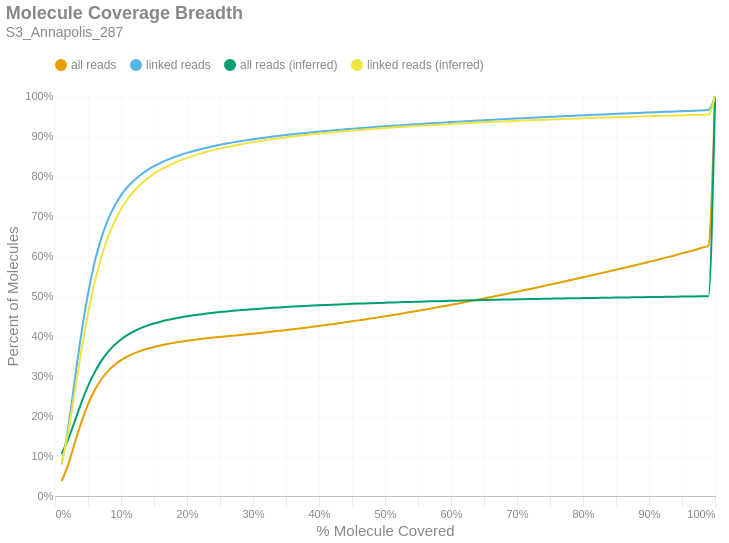

Here is the notebook cell this chart was saved with:
### Markdown cell above
### Molecule Read Coverage
This chart shows molecule coverage breadth as computed by the number of bases aligned to that molecule. In other words, "*how much of each unique long molecule is actually sequenced/aligned?*" Keep in mind there is a distinction between sequences and alignments, since some sequences belonging to a particular molecule may not align well and wouldn't appear in the alignment data. This chart also shows molecule coverage breadth as computed by the *inferred fragment* from which the aligned sequences originate. Unlike read coverage, this calculation takes into account the total insert size, including unsequenced gaps between the forward and reverse reads. Like the previous figures, these are cumulative percents.

### Code cell
if SKIPLR:
    print_html(f"Skipped")
else:
    binned_df = consolidated_hist(valids['coverage_bp'], mask, 0.01, True)
    binned_df_inf = consolidated_hist(valids['coverage_inserts'], mask, 0.01, True)
    binned_df = binned_df.with_columns(pl.lit(binned_df_inf['all reads (cumsum)']).alias('all reads (inferred)'))
    binned_df = binned_df.with_columns(pl.lit(binned_df_inf['linked reads (cumsum)']).alias('linked reads (inferred)'))
    binned_df = binned_df.with_columns(
        (pl.col('bin').cast(pl.Float64) + 0.01).alias('right_edge')
    )

    with SafeRender(binned_df):
        (
            density_plot(binned_df, 'Molecule Coverage Breadth', samplename, 'molcov', ['all reads (inferred)','linked reads (inferred)'])
            .encode(
                #x=alt.X('bin:Q', title="% Molecule Covered").axis(format = '%').scale(padding=0),
                x=alt.X('right_edge:Q', title="% Molecule Covered").axis(format='%').scale(padding=0),
                y=alt.Y('value:Q', title='Percent of Molecules')
                    .axis(format='%')
                    .stack(False)
                    .scale(domainMin=0, padding=0),
                color=alt.Color("key:N").scale(domain = ["all reads", "linked reads", "all reads (inferred)", "linked reads (inferred)"]),
                tooltip = [
                    alt.Tooltip("key:N", title = "Data Type"),
                    alt.Tooltip("range_label:N", title="% Molecule Covered"),
                    alt.Tooltip("value:Q", format = ".2%", title="% Molecules")
                ]
            )
        ).display()

### Figure 1 — Vega-Lite specification as saved in the notebook (floating-point values rounded to 4 significant figures)
{"width": "container", "height": 400, "config": {"title": {"anchor": "start", "dy": -15, "fontSize": 18, "color": "#888888", "subtitleColor": "#888888", "subtitleFontSize": 14}, "arc": {"fill": "#0072B2"}, "axis": {"domainColor": "#888888", "domainWidth": 0.5, "gridWidth": 0.2, "grid": false, "titleFontWeight": 400, "titleFontSize": 15, "labelFontSize": 11, "labelColor": "#888888", "tickColor": "#888888", "tickWidth": 0.2, "titleColor": "#888888"}, "axisBand": {"grid": false}, "axisX": {"grid": true, "tickSize": 10, "domainCap": "round"}, "axisY": {"domain": false, "grid": true, "tickSize": 0, "domainCap": "round"}, "background": "transparent", "header": {"labelFontSize": 15, "labelColor": "#888888", "titleFontSize": 15, "titleFontWeight": 600, "titleColor": "#888888"}, "legend": {"labelFont": "sans-serif", "labelFontSize": 12, "labelColor": "#888888", "symbolSize": 100, "symbolType": "circle", "titleFontSize": 12, "titlePadding": 10, "titleColor": "#888888", "title": null, "orient": "top"}, "range": {"category": ["#E69F00", "#56B4E9", "#009E73", "#F0E442", "#0072B2", "#D55E00", "#CC79A7", "#000000"], "diverging": ["#cfe8f3", "#a2d4ec", "#73bfe2", "#46abdb", "#1696d2", "#12719e"]}, "area": {"fill": "#0072B2", "fillOpacity": 0.7, "line": true, "strokeOpacity": 0.7}, "line": {"color": "#0072B2", "stroke": "#0072B2", "strokeWidth": 2}, "trail": {"color": "#0072B2", "stroke": "#0072B2", "strokeWidth": 0, "size": 1}, "point": {"filled": true, "fillOpacity": 1.0, "size": 95}, "text": {"color": "#888888", "fontSize": 11, "align": "right", "fontWeight": 400, "size": 11}, "bar": {"fill": "#0072B2", "stroke": null}, "view": {"stroke": null, "continuousWidth": 660, "continuousHeight": 400}}, "data": {"name": "data-1207d8d52e1deac92a43ec66d7a0d56f"}, "mark": {"type": "line", "interpolate": "monotone", "point": {"opacity": 0, "size": 275}}, "encoding": {"color": {"field": "key", "scale": {"domain": ["all reads", "linked reads", "all reads (inferred)", "linked reads (inferred)"]}, "type": "nominal"}, "tooltip": [{"field": "key", "title": "Data Type", "type": "nominal"}, {"field": "range_label", "title": "% Molecule Covered", "type": "nominal"}, {"field": "value", "format": ".2%", "title": "% Molecules", "type": "quantitative"}], "x": {"axis": {"format": "%"}, "field": "right_edge", "scale": {"padding": 0}, "title": "% Molecule Covered", "type": "quantitative"}, "y": {"axis": {"format": "%"}, "field": "value", "scale": {"domainMin": 0, "padding": 0}, "stack": false, "title": "Percent of Molecules", "type": "quantitative"}}, "params": [{"name": "param_c36ac31b6afebe62", "select": {"type": "point", "fields": ["key"]}, "bind": "legend"}], "title": {"text": "Molecule Coverage Breadth", "subtitle": "S3_Annapolis_287"}, "transform": [{"fold": ["all reads (cumsum)", "linked reads (cumsum)", "all reads (inferred)", "linked reads (inferred)"]}, {"calculate": "replace(datum.key, ' (cumsum)', '')", "as": "key"}, {"filter": {"param": "param_c36ac31b6afebe62"}}], "usermeta": {"embedOptions": {"downloadFileName": "S3_Annapolis_287.molcov"}}, "$schema": "https://vega.github.io/schema/vega-lite/v6.1.0.json", "datasets": {"data-1207d8d52e1deac92a43ec66d7a0d56f": [{"bin": "0.0", "interval": "0.0-0.01", "all reads": 0.037, "linked reads": 0.07904, "all reads (cumsum)": 0.037, "linked reads (cumsum)": 0.07904, "range_label": "0.0-0.01", "all reads (inferred)": 0.1057, "linked reads (inferred)": 0.08089, "right_edge": 0.01}, {"bin": "0.01", "interval": "0.01-0.02", "all reads": 0.04162, "linked reads": 0.0918, "all reads (cumsum)": 0.07862, "linked reads (cumsum)": 0.1708, "range_label": "0.01-0.02", "all reads (inferred)": 0.1416, "linked reads (inferred)": 0.1599, "right_edge": 0.02}, {"bin": "0.02", "interval": "0.02-0.03", "all reads": 0.05381, "linked reads": 0.1196, "all reads (cumsum)": 0.1324, "linked reads (cumsum)": 0.2904, "range_label": "0.02-0.03", "all reads (inferred)": 0.1874, "linked reads (inferred)": 0.2617, "right_edge": 0.03}, {"bin": "0.03", "interval": "0.03-0.04", "all reads": 0.05216, "linked reads": 0.1161, "all reads (cumsum)": 0.1846, "linked reads (cumsum)": 0.4066, "range_label": "0.03-0.04", "all reads (inferred)": 0.2334, "linked reads (inferred)": 0.3642, "right_edge": 0.04}, {"bin": "0.04", "interval": "0.04-0.05", "all reads": 0.04436, "linked reads": 0.09889, "all reads (cumsum)": 0.229, "linked reads (cumsum)": 0.5055, "range_label": "0.04-0.05", "all reads (inferred)": 0.2745, "linked reads (inferred)": 0.4559, "right_edge": 0.05}, {"bin": "0.05", "interval": "0.05-0.06", "all reads": 0.03525, "linked reads": 0.07856, "all reads (cumsum)": 0.2642, "linked reads (cumsum)": 0.584, "range_label": "0.05-0.06", "all reads (inferred)": 0.3091, "linked reads (inferred)": 0.5332, "right_edge": 0.06}, {"bin": "0.06", "interval": "0.06-0.07", "all reads": 0.02694, "linked reads": 0.06001, "all reads (cumsum)": 0.2911, "linked reads (cumsum)": 0.6441, "range_label": "0.06-0.07", "all reads (inferred)": 0.3371, "linked reads (inferred)": 0.5958, "right_edge": 0.07}, {"bin": "0.07", "interval": "0.07-0.08", "all reads": 0.02054, "linked reads": 0.04573, "all reads (cumsum)": 0.3117, "linked reads (cumsum)": 0.6898, "range_label": "0.07-0.08", "all reads (inferred)": 0.3595, "linked reads (inferred)": 0.6457, "right_edge": 0.08}, {"bin": "0.08", "interval": "0.08-0.09", "all reads": 0.01565, "linked reads": 0.0348, "all reads (cumsum)": 0.3273, "linked reads (cumsum)": 0.7246, "range_label": "0.08-0.09", "all reads (inferred)": 0.3772, "linked reads (inferred)": 0.6853, "right_edge": 0.09}, {"bin": "0.09", "interval": "0.09-0.1", "all reads": 0.01216, "linked reads": 0.02697, "all reads (cumsum)": 0.3395, "linked reads (cumsum)": 0.7516, "range_label": "0.09-0.1", "all reads (inferred)": 0.3914, "linked reads (inferred)": 0.7168, "right_edge": 0.1}, {"bin": "0.1", "interval": "0.1-0.11", "all reads": 0.009537, "linked reads": 0.02112, "all reads (cumsum)": 0.349, "linked reads (cumsum)": 0.7727, "range_label": "0.1-0.11", "all reads (inferred)": 0.4027, "linked reads (inferred)": 0.742, "right_edge": 0.11}, {"bin": "0.11", "interval": "0.11-0.12", "all reads": 0.007618, "linked reads": 0.01683, "all reads (cumsum)": 0.3566, "linked reads (cumsum)": 0.7895, "range_label": "0.11-0.12", "all reads (inferred)": 0.4119, "linked reads (inferred)": 0.7625, "right_edge": 0.12}, {"bin": "0.12", "interval": "0.12-0.13", "all reads": 0.006247, "linked reads": 0.01377, "all reads (cumsum)": 0.3629, "linked reads (cumsum)": 0.8033, "range_label": "0.12-0.13", "all reads (inferred)": 0.4195, "linked reads (inferred)": 0.7794, "right_edge": 0.13}, {"bin": "0.13", "interval": "0.13-0.14", "all reads": 0.005186, "linked reads": 0.01142, "all reads (cumsum)": 0.3681, "linked reads (cumsum)": 0.8147, "range_label": "0.13-0.14", "all reads (inferred)": 0.4259, "linked reads (inferred)": 0.7935, "right_edge": 0.14}, {"bin": "0.14", "interval": "0.14-0.15", "all reads": 0.004443, "linked reads": 0.009753, "all reads (cumsum)": 0.3725, "linked reads (cumsum)": 0.8245, "range_label": "0.14-0.15", "all reads (inferred)": 0.4312, "linked reads (inferred)": 0.8054, "right_edge": 0.15}, {"bin": "0.15", "interval": "0.15-0.16", "all reads": 0.003853, "linked reads": 0.008418, "all reads (cumsum)": 0.3764, "linked reads (cumsum)": 0.8329, "range_label": "0.15-0.16", "all reads (inferred)": 0.4358, "linked reads (inferred)": 0.8157, "right_edge": 0.16}, {"bin": "0.16", "interval": "0.16-0.17", "all reads": 0.003391, "linked reads": 0.007367, "all reads (cumsum)": 0.3798, "linked reads (cumsum)": 0.8402, "range_label": "0.16-0.17", "all reads (inferred)": 0.4398, "linked reads (inferred)": 0.8245, "right_edge": 0.17}, {"bin": "0.17", "interval": "0.17-0.18", "all reads": 0.003073, "linked reads": 0.006618, "all reads (cumsum)": 0.3828, "linked reads (cumsum)": 0.8469, "range_label": "0.17-0.18", "all reads (inferred)": 0.4433, "linked reads (inferred)": 0.8322, "right_edge": 0.18}, {"bin": "0.18", "interval": "0.18-0.19", "all reads": 0.002683, "linked reads": 0.005753, "all reads (cumsum)": 0.3855, "linked reads (cumsum)": 0.8526, "range_label": "0.18-0.19", "all reads (inferred)": 0.4464, "linked reads (inferred)": 0.8392, "right_edge": 0.19}, {"bin": "0.19", "interval": "0.19-0.2", "all reads": 0.00246, "linked reads": 0.005231, "all reads (cumsum)": 0.388, "linked reads (cumsum)": 0.8578, "range_label": "0.19-0.2", "all reads (inferred)": 0.4492, "linked reads (inferred)": 0.8453, "right_edge": 0.2}, {"bin": "0.2", "interval": "0.2-0.21", "all reads": 0.002218, "linked reads": 0.004683, "all reads (cumsum)": 0.3902, "linked reads (cumsum)": 0.8625, "range_label": "0.2-0.21", "all reads (inferred)": 0.4517, "linked reads (inferred)": 0.8509, "right_edge": 0.21}, {"bin": "0.21", "interval": "0.21-0.22", "all reads": 0.002072, "linked reads": 0.004318, "all reads (cumsum)": 0.3923, "linked reads (cumsum)": 0.8668, "range_label": "0.21-0.22", "all reads (inferred)": 0.454, "linked reads (inferred)": 0.8559, "right_edge": 0.22}, {"bin": "0.22", "interval": "0.22-0.23", "all reads": 0.00195, "linked reads": 0.004003, "all reads (cumsum)": 0.3942, "linked reads (cumsum)": 0.8709, "range_label": "0.22-0.23", "all reads (inferred)": 0.4561, "linked reads (inferred)": 0.8605, "right_edge": 0.23}, {"bin": "0.23", "interval": "0.23-0.24", "all reads": 0.001804, "linked reads": 0.003657, "all reads (cumsum)": 0.396, "linked reads (cumsum)": 0.8745, "range_label": "0.23-0.24", "all reads (inferred)": 0.458, "linked reads (inferred)": 0.8647, "right_edge": 0.24}, {"bin": "0.24", "interval": "0.24-0.25", "all reads": 0.001726, "linked reads": 0.00342, "all reads (cumsum)": 0.3978, "linked reads (cumsum)": 0.8779, "range_label": "0.24-0.25", "all reads (inferred)": 0.4598, "linked reads (inferred)": 0.8687, "right_edge": 0.25}, {"bin": "0.25", "interval": "0.25-0.26", "all reads": 0.001608, "linked reads": 0.003138, "all reads (cumsum)": 0.3994, "linked reads (cumsum)": 0.8811, "range_label": "0.25-0.26", "all reads (inferred)": 0.4614, "linked reads (inferred)": 0.8723, "right_edge": 0.26}, {"bin": "0.26", "interval": "0.26-0.27", "all reads": 0.001585, "linked reads": 0.002961, "all reads (cumsum)": 0.4009, "linked reads (cumsum)": 0.884, "range_label": "0.26-0.27", "all reads (inferred)": 0.463, "linked reads (inferred)": 0.8756, "right_edge": 0.27}, {"bin": "0.27", "interval": "0.27-0.28", "all reads": 0.001581, "linked reads": 0.002768, "all reads (cumsum)": 0.4025, "linked reads (cumsum)": 0.8868, "range_label": "0.27-0.28", "all reads (inferred)": 0.4644, "linked reads (inferred)": 0.8788, "right_edge": 0.28}, {"bin": "0.28", "interval": "0.28-0.29", "all reads": 0.001606, "linked reads": 0.002583, "all reads (cumsum)": 0.4041, "linked reads (cumsum)": 0.8894, "range_label": "0.28-0.29", "all reads (inferred)": 0.4658, "linked reads (inferred)": 0.8819, "right_edge": 0.29}, {"bin": "0.29", "interval": "0.29-0.3", "all reads": 0.00167, "linked reads": 0.002512, "all reads (cumsum)": 0.4058, "linked reads (cumsum)": 0.8919, "range_label": "0.29-0.3", "all reads (inferred)": 0.4671, "linked reads (inferred)": 0.8847, "right_edge": 0.3}, {"bin": "0.3", "interval": "0.3-0.31", "all reads": 0.001732, "linked reads": 0.002362, "all reads (cumsum)": 0.4075, "linked reads (cumsum)": 0.8943, "range_label": "0.3-0.31", "all reads (inferred)": 0.4683, "linked reads (inferred)": 0.8873, "right_edge": 0.31}, {"bin": "0.31", "interval": "0.31-0.32", "all reads": 0.001784, "linked reads": 0.002255, "all reads (cumsum)": 0.4093, "linked reads (cumsum)": 0.8965, "range_label": "0.31-0.32", "all reads (inferred)": 0.4694, "linked reads (inferred)": 0.8899, "right_edge": 0.32}, {"bin": "0.32", "interval": "0.32-0.33", "all reads": 0.00183, "linked reads": 0.002112, "all reads (cumsum)": 0.4112, "linked reads (cumsum)": 0.8986, "range_label": "0.32-0.33", "all reads (inferred)": 0.4705, "linked reads (inferred)": 0.8922, "right_edge": 0.33}, {"bin": "0.33", "interval": "0.33-0.34", "all reads": 0.001846, "linked reads": 0.002007, "all reads (cumsum)": 0.413, "linked reads (cumsum)": 0.9006, "range_label": "0.33-0.34", "all reads (inferred)": 0.4715, "linked reads (inferred)": 0.8945, "right_edge": 0.34}, {"bin": "0.34", "interval": "0.34-0.35", "all reads": 0.00188, "linked reads": 0.001904, "all reads (cumsum)": 0.4149, "linked reads (cumsum)": 0.9025, "range_label": "0.34-0.35", "all reads (inferred)": 0.4725, "linked reads (inferred)": 0.8966, "right_edge": 0.35}, {"bin": "0.35", "interval": "0.35-0.36", "all reads": 0.001973, "linked reads": 0.001845, "all reads (cumsum)": 0.4168, "linked reads (cumsum)": 0.9044, "range_label": "0.35-0.36", "all reads (inferred)": 0.4735, "linked reads (inferred)": 0.8987, "right_edge": 0.36}, {"bin": "0.36", "interval": "0.36-0.37", "all reads": 0.001982, "linked reads": 0.001715, "all reads (cumsum)": 0.4188, "linked reads (cumsum)": 0.9061, "range_label": "0.36-0.37", "all reads (inferred)": 0.4744, "linked reads (inferred)": 0.9007, "right_edge": 0.37}, {"bin": "0.37", "interval": "0.37-0.38", "all reads": 0.002056, "linked reads": 0.001693, "all reads (cumsum)": 0.4209, "linked reads (cumsum)": 0.9078, "range_label": "0.37-0.38", "all reads (inferred)": 0.4752, "linked reads (inferred)": 0.9025, "right_edge": 0.38}, {"bin": "0.38", "interval": "0.38-0.39", "all reads": 0.002084, "linked reads": 0.001606, "all reads (cumsum)": 0.423, "linked reads (cumsum)": 0.9094, "range_label": "0.38-0.39", "all reads (inferred)": 0.476, "linked reads (inferred)": 0.9043, "right_edge": 0.39}, {"bin": "0.39", "interval": "0.39-0.4", "all reads": 0.00214, "linked reads": 0.001509, "all reads (cumsum)": 0.4251, "linked reads (cumsum)": 0.9109, "range_label": "0.39-0.4", "all reads (inferred)": 0.4768, "linked reads (inferred)": 0.906, "right_edge": 0.4}, {"bin": "0.4", "interval": "0.4-0.41", "all reads": 0.002189, "linked reads": 0.001505, "all reads (cumsum)": 0.4273, "linked reads (cumsum)": 0.9124, "range_label": "0.4-0.41", "all reads (inferred)": 0.4776, "linked reads (inferred)": 0.9077, "right_edge": 0.41}, {"bin": "0.41", "interval": "0.41-0.42", "all reads": 0.002239, "linked reads": 0.001428, "all reads (cumsum)": 0.4295, "linked reads (cumsum)": 0.9138, "range_label": "0.41-0.42", "all reads (inferred)": 0.4783, "linked reads (inferred)": 0.9093, "right_edge": 0.42}, {"bin": "0.42", "interval": "0.42-0.43", "all reads": 0.002301, "linked reads": 0.001386, "all reads (cumsum)": 0.4318, "linked reads (cumsum)": 0.9152, "range_label": "0.42-0.43", "all reads (inferred)": 0.479, "linked reads (inferred)": 0.9108, "right_edge": 0.43}, {"bin": "0.43", "interval": "0.43-0.44", "all reads": 0.002323, "linked reads": 0.001386, "all reads (cumsum)": 0.4342, "linked reads (cumsum)": 0.9166, "range_label": "0.43-0.44", "all reads (inferred)": 0.4797, "linked reads (inferred)": 0.9122, "right_edge": 0.44}, {"bin": "0.44", "interval": "0.44-0.45", "all reads": 0.002432, "linked reads": 0.001352, "all reads (cumsum)": 0.4366, "linked reads (cumsum)": 0.918, "range_label": "0.44-0.45", "all reads (inferred)": 0.4803, "linked reads (inferred)": 0.9137, "right_edge": 0.45}, {"bin": "0.45", "interval": "0.45-0.46", "all reads": 0.002451, "linked reads": 0.001295, "all reads (cumsum)": 0.439, "linked reads (cumsum)": 0.9193, "range_label": "0.45-0.46", "all reads (inferred)": 0.481, "linked reads (inferred)": 0.915, "right_edge": 0.46}, {"bin": "0.46", "interval": "0.46-0.47", "all reads": 0.002486, "linked reads": 0.001282, "all reads (cumsum)": 0.4415, "linked reads (cumsum)": 0.9205, "range_label": "0.46-0.47", "all reads (inferred)": 0.4816, "linked reads (inferred)": 0.9163, "right_edge": 0.47}, {"bin": "0.47", "interval": "0.47-0.48", "all reads": 0.002553, "linked reads": 0.001274, "all reads (cumsum)": 0.4441, "linked reads (cumsum)": 0.9218, "range_label": "0.47-0.48", "all reads (inferred)": 0.4821, "linked reads (inferred)": 0.9176, "right_edge": 0.48}, {"bin": "0.48", "interval": "0.48-0.49", "all reads": 0.0025, "linked reads": 0.001237, "all reads (cumsum)": 0.4466, "linked reads (cumsum)": 0.923, "range_label": "0.48-0.49", "all reads (inferred)": 0.4827, "linked reads (inferred)": 0.9188, "right_edge": 0.49}, {"bin": "0.49", "interval": "0.49-0.5", "all reads": 0.002772, "linked reads": 0.001199, "all reads (cumsum)": 0.4494, "linked reads (cumsum)": 0.9242, "range_label": "0.49-0.5", "all reads (inferred)": 0.4833, "linked reads (inferred)": 0.92, "right_edge": 0.5}, {"bin": "0.5", "interval": "0.5-0.51", "all reads": 0.002479, "linked reads": 0.001133, "all reads (cumsum)": 0.4518, "linked reads (cumsum)": 0.9254, "range_label": "0.5-0.51", "all reads (inferred)": 0.4838, "linked reads (inferred)": 0.9211, "right_edge": 0.51}, {"bin": "0.51", "interval": "0.51-0.52", "all reads": 0.002786, "linked reads": 0.001122, "all reads (cumsum)": 0.4546, "linked reads (cumsum)": 0.9265, "range_label": "0.51-0.52", "all reads (inferred)": 0.4843, "linked reads (inferred)": 0.9222, "right_edge": 0.52}, {"bin": "0.52", "interval": "0.52-0.53", "all reads": 0.002714, "linked reads": 0.001084, "all reads (cumsum)": 0.4573, "linked reads (cumsum)": 0.9276, "range_label": "0.52-0.53", "all reads (inferred)": 0.4848, "linked reads (inferred)": 0.9233, "right_edge": 0.53}, {"bin": "0.53", "interval": "0.53-0.54", "all reads": 0.002831, "linked reads": 0.001052, "all reads (cumsum)": 0.4602, "linked reads (cumsum)": 0.9286, "range_label": "0.53-0.54", "all reads (inferred)": 0.4853, "linked reads (inferred)": 0.9244, "right_edge": 0.54}, {"bin": "0.54", "interval": "0.54-0.55", "all reads": 0.002816, "linked reads": 0.001024, "all reads (cumsum)": 0.463, "linked reads (cumsum)": 0.9297, "range_label": "0.54-0.55", "all reads (inferred)": 0.4858, "linked reads (inferred)": 0.9254, "right_edge": 0.55}, {"bin": "0.55", "interval": "0.55-0.56", "all reads": 0.002921, "linked reads": 0.001042, "all reads (cumsum)": 0.4659, "linked reads (cumsum)": 0.9307, "range_label": "0.55-0.56", "all reads (inferred)": 0.4862, "linked reads (inferred)": 0.9264, "right_edge": 0.56}, {"bin": "0.56", "interval": "0.56-0.57", "all reads": 0.002925, "linked reads": 0.00105, "all reads (cumsum)": 0.4688, "linked reads (cumsum)": 0.9317, "range_label": "0.56-0.57", "all reads (inferred)": 0.4867, "linked reads (inferred)": 0.9274, "right_edge": 0.57}, {"bin": "0.57", "interval": "0.57-0.58", "all reads": 0.002942, "linked reads": 0.0009938, "all reads (cumsum)": 0.4718, "linked reads (cumsum)": 0.9327, "range_label": "0.57-0.58", "all reads (inferred)": 0.4871, "linked reads (inferred)": 0.9283, "right_edge": 0.58}, {"bin": "0.58", "interval": "0.58-0.59", "all reads": 0.003004, "linked reads": 0.0009825, "all reads (cumsum)": 0.4748, "linked reads (cumsum)": 0.9337, "range_label": "0.58-0.59", "all reads (inferred)": 0.4876, "linked reads (inferred)": 0.9292, "right_edge": 0.59}, {"bin": "0.59", "interval": "0.59-0.6", "all reads": 0.003095, "linked reads": 0.001005, "all reads (cumsum)": 0.4779, "linked reads (cumsum)": 0.9347, "range_label": "0.59-0.6", "all reads (inferred)": 0.488, "linked reads (inferred)": 0.9302, "right_edge": 0.6}, {"bin": "0.6", "interval": "0.6-0.61", "all reads": 0.003004, "linked reads": 0.0009575, "all reads (cumsum)": 0.4809, "linked reads (cumsum)": 0.9357, "range_label": "0.6-0.61", "all reads (inferred)": 0.4884, "linked reads (inferred)": 0.931, "right_edge": 0.61}, {"bin": "0.61", "interval": "0.61-0.62", "all reads": 0.003204, "linked reads": 0.0009358, "all reads (cumsum)": 0.4841, "linked reads (cumsum)": 0.9366, "range_label": "0.61-0.62", "all reads (inferred)": 0.4888, "linked reads (inferred)": 0.9318, "right_edge": 0.62}, {"bin": "0.62", "interval": "0.62-0.63", "all reads": 0.003185, "linked reads": 0.0009261, "all reads (cumsum)": 0.4873, "linked reads (cumsum)": 0.9375, "range_label": "0.62-0.63", "all reads (inferred)": 0.4892, "linked reads (inferred)": 0.9327, "right_edge": 0.63}, {"bin": "0.63", "interval": "0.63-0.64", "all reads": 0.003271, "linked reads": 0.0009148, "all reads (cumsum)": 0.4905, "linked reads (cumsum)": 0.9385, "range_label": "0.63-0.64", "all reads (inferred)": 0.4896, "linked reads (inferred)": 0.9335, "right_edge": 0.64}, {"bin": "0.64", "interval": "0.64-0.65", "all reads": 0.003228, "linked reads": 0.0008979, "all reads (cumsum)": 0.4938, "linked reads (cumsum)": 0.9394, "range_label": "0.64-0.65", "all reads (inferred)": 0.49, "linked reads (inferred)": 0.9343, "right_edge": 0.65}, {"bin": "0.65", "interval": "0.65-0.66", "all reads": 0.003451, "linked reads": 0.0009515, "all reads (cumsum)": 0.4972, "linked reads (cumsum)": 0.9403, "range_label": "0.65-0.66", "all reads (inferred)": 0.4903, "linked reads (inferred)": 0.9351, "right_edge": 0.66}, {"bin": "0.66", "interval": "0.66-0.67", "all reads": 0.003276, "linked reads": 0.0008987, "all reads (cumsum)": 0.5005, "linked reads (cumsum)": 0.9412, "range_label": "0.66-0.67", "all reads (inferred)": 0.4907, "linked reads (inferred)": 0.9359, "right_edge": 0.67}, {"bin": "0.67", "interval": "0.67-0.68", "all reads": 0.003411, "linked reads": 0.0008633, "all reads (cumsum)": 0.5039, "linked reads (cumsum)": 0.9421, "range_label": "0.67-0.68", "all reads (inferred)": 0.491, "linked reads (inferred)": 0.9366, "right_edge": 0.68}, {"bin": "0.68", "interval": "0.68-0.69", "all reads": 0.003356, "linked reads": 0.0008818, "all reads (cumsum)": 0.5073, "linked reads (cumsum)": 0.943, "range_label": "0.68-0.69", "all reads (inferred)": 0.4914, "linked reads (inferred)": 0.9373, "right_edge": 0.69}, {"bin": "0.69", "interval": "0.69-0.7", "all reads": 0.003497, "linked reads": 0.0008528, "all reads (cumsum)": 0.5108, "linked reads (cumsum)": 0.9438, "range_label": "0.69-0.7", "all reads (inferred)": 0.4917, "linked reads (inferred)": 0.938, "right_edge": 0.7}, {"bin": "0.7", "interval": "0.7-0.71", "all reads": 0.003414, "linked reads": 0.0008311, "all reads (cumsum)": 0.5142, "linked reads (cumsum)": 0.9446, "range_label": "0.7-0.71", "all reads (inferred)": 0.4921, "linked reads (inferred)": 0.9387, "right_edge": 0.71}, {"bin": "0.71", "interval": "0.71-0.72", "all reads": 0.003505, "linked reads": 0.0008154, "all reads (cumsum)": 0.5177, "linked reads (cumsum)": 0.9455, "range_label": "0.71-0.72", "all reads (inferred)": 0.4924, "linked reads (inferred)": 0.9394, "right_edge": 0.72}, {"bin": "0.72", "interval": "0.72-0.73", "all reads": 0.003579, "linked reads": 0.0008178, "all reads (cumsum)": 0.5212, "linked reads (cumsum)": 0.9463, "range_label": "0.72-0.73", "all reads (inferred)": 0.4927, "linked reads (inferred)": 0.94, "right_edge": 0.73}, {"bin": "0.73", "interval": "0.73-0.74", "all reads": 0.003515, "linked reads": 0.0007848, "all reads (cumsum)": 0.5248, "linked reads (cumsum)": 0.9471, "range_label": "0.73-0.74", "all reads (inferred)": 0.493, "linked reads (inferred)": 0.9407, "right_edge": 0.74}, {"bin": "0.74", "interval": "0.74-0.75", "all reads": 0.003742, "linked reads": 0.0007953, "all reads (cumsum)": 0.5285, "linked reads (cumsum)": 0.9479, "range_label": "0.74-0.75", "all reads (inferred)": 0.4933, "linked reads (inferred)": 0.9413, "right_edge": 0.75}, {"bin": "0.75", "interval": "0.75-0.76", "all reads": 0.003506, "linked reads": 0.0007675, "all reads (cumsum)": 0.532, "linked reads (cumsum)": 0.9486, "range_label": "0.75-0.76", "all reads (inferred)": 0.4936, "linked reads (inferred)": 0.9419, "right_edge": 0.76}, {"bin": "0.76", "interval": "0.76-0.77", "all reads": 0.003637, "linked reads": 0.0007856, "all reads (cumsum)": 0.5356, "linked reads (cumsum)": 0.9494, "range_label": "0.76-0.77", "all reads (inferred)": 0.4939, "linked reads (inferred)": 0.9425, "right_edge": 0.77}, {"bin": "0.77", "interval": "0.77-0.78", "all reads": 0.003676, "linked reads": 0.0007896, "all reads (cumsum)": 0.5393, "linked reads (cumsum)": 0.9502, "range_label": "0.77-0.78", "all reads (inferred)": 0.4942, "linked reads (inferred)": 0.9431, "right_edge": 0.78}, {"bin": "0.78", "interval": "0.78-0.79", "all reads": 0.003647, "linked reads": 0.0007687, "all reads (cumsum)": 0.543, "linked reads (cumsum)": 0.951, "range_label": "0.78-0.79", "all reads (inferred)": 0.4944, "linked reads (inferred)": 0.9437, "right_edge": 0.79}, {"bin": "0.79", "interval": "0.79-0.8", "all reads": 0.003908, "linked reads": 0.0007707, "all reads (cumsum)": 0.5469, "linked reads (cumsum)": 0.9517, "range_label": "0.79-0.8", "all reads (inferred)": 0.4947, "linked reads (inferred)": 0.9443, "right_edge": 0.8}, {"bin": "0.8", "interval": "0.8-0.81", "all reads": 0.003649, "linked reads": 0.0007562, "all reads (cumsum)": 0.5505, "linked reads (cumsum)": 0.9525, "range_label": "0.8-0.81", "all reads (inferred)": 0.495, "linked reads (inferred)": 0.9448, "right_edge": 0.81}, {"bin": "0.81", "interval": "0.81-0.82", "all reads": 0.003773, "linked reads": 0.0006894, "all reads (cumsum)": 0.5543, "linked reads (cumsum)": 0.9532, "range_label": "0.81-0.82", "all reads (inferred)": 0.4952, "linked reads (inferred)": 0.9454, "right_edge": 0.82}, {"bin": "0.82", "interval": "0.82-0.83", "all reads": 0.003831, "linked reads": 0.000751, "all reads (cumsum)": 0.5581, "linked reads (cumsum)": 0.9539, "range_label": "0.82-0.83", "all reads (inferred)": 0.4955, "linked reads (inferred)": 0.9459, "right_edge": 0.83}, {"bin": "0.83", "interval": "0.83-0.84", "all reads": 0.003815, "linked reads": 0.0007167, "all reads (cumsum)": 0.5619, "linked reads (cumsum)": 0.9546, "range_label": "0.83-0.84", "all reads (inferred)": 0.4958, "linked reads (inferred)": 0.9465, "right_edge": 0.84}, {"bin": "0.84", "interval": "0.84-0.85", "all reads": 0.003745, "linked reads": 0.0006946, "all reads (cumsum)": 0.5657, "linked reads (cumsum)": 0.9553, "range_label": "0.84-0.85", "all reads (inferred)": 0.496, "linked reads (inferred)": 0.947, "right_edge": 0.85}, {"bin": "0.85", "interval": "0.85-0.86", "all reads": 0.003914, "linked reads": 0.0007171, "all reads (cumsum)": 0.5696, "linked reads (cumsum)": 0.9561, "range_label": "0.85-0.86", "all reads (inferred)": 0.4963, "linked reads (inferred)": 0.9475, "right_edge": 0.86}, {"bin": "0.86", "interval": "0.86-0.87", "all reads": 0.003837, "linked reads": 0.0006946, "all reads (cumsum)": 0.5734, "linked reads (cumsum)": 0.9568, "range_label": "0.86-0.87", "all reads (inferred)": 0.4965, "linked reads (inferred)": 0.948, "right_edge": 0.87}, {"bin": "0.87", "interval": "0.87-0.88", "all reads": 0.004, "linked reads": 0.0007067, "all reads (cumsum)": 0.5774, "linked reads (cumsum)": 0.9575, "range_label": "0.87-0.88", "all reads (inferred)": 0.4968, "linked reads (inferred)": 0.9485, "right_edge": 0.88}, {"bin": "0.88", "interval": "0.88-0.89", "all reads": 0.003936, "linked reads": 0.0006672, "all reads (cumsum)": 0.5814, "linked reads (cumsum)": 0.9581, "range_label": "0.88-0.89", "all reads (inferred)": 0.497, "linked reads (inferred)": 0.949, "right_edge": 0.89}, {"bin": "0.89", "interval": "0.89-0.9", "all reads": 0.004127, "linked reads": 0.0007095, "all reads (cumsum)": 0.5855, "linked reads (cumsum)": 0.9588, "range_label": "0.89-0.9", "all reads (inferred)": 0.4973, "linked reads (inferred)": 0.9494, "right_edge": 0.9}, {"bin": "0.9", "interval": "0.9-0.91", "all reads": 0.003871, "linked reads": 0.0006483, "all reads (cumsum)": 0.5894, "linked reads (cumsum)": 0.9595, "range_label": "0.9-0.91", "all reads (inferred)": 0.4975, "linked reads (inferred)": 0.9499, "right_edge": 0.91}, {"bin": "0.91", "interval": "0.91-0.92", "all reads": 0.004498, "linked reads": 0.0006765, "all reads (cumsum)": 0.5939, "linked reads (cumsum)": 0.9602, "range_label": "0.91-0.92", "all reads (inferred)": 0.4978, "linked reads (inferred)": 0.9504, "right_edge": 0.92}, {"bin": "0.92", "interval": "0.92-0.93", "all reads": 0.003867, "linked reads": 0.0006881, "all reads (cumsum)": 0.5977, "linked reads (cumsum)": 0.9609, "range_label": "0.92-0.93", "all reads (inferred)": 0.498, "linked reads (inferred)": 0.9508, "right_edge": 0.93}, {"bin": "0.93", "interval": "0.93-0.94", "all reads": 0.004305, "linked reads": 0.0006668, "all reads (cumsum)": 0.602, "linked reads (cumsum)": 0.9615, "range_label": "0.93-0.94", "all reads (inferred)": 0.4982, "linked reads (inferred)": 0.9512, "right_edge": 0.94}, {"bin": "0.94", "interval": "0.94-0.95", "all reads": 0.004676, "linked reads": 0.0006205, "all reads (cumsum)": 0.6067, "linked reads (cumsum)": 0.9621, "range_label": "0.94-0.95", "all reads (inferred)": 0.4984, "linked reads (inferred)": 0.9517, "right_edge": 0.95}, {"bin": "0.95", "interval": "0.95-0.96", "all reads": 0.003975, "linked reads": 0.0006535, "all reads (cumsum)": 0.6107, "linked reads (cumsum)": 0.9628, "range_label": "0.95-0.96", "all reads (inferred)": 0.4987, "linked reads (inferred)": 0.9522, "right_edge": 0.96}, {"bin": "0.96", "interval": "0.96-0.97", "all reads": 0.004684, "linked reads": 0.0006197, "all reads (cumsum)": 0.6154, "linked reads (cumsum)": 0.9634, "range_label": "0.96-0.97", "all reads (inferred)": 0.499, "linked reads (inferred)": 0.9526, "right_edge": 0.97}, {"bin": "0.97", "interval": "0.97-0.98", "all reads": 0.005066, "linked reads": 0.0006137, "all reads (cumsum)": 0.6204, "linked reads (cumsum)": 0.964, "range_label": "0.97-0.98", "all reads (inferred)": 0.4993, "linked reads (inferred)": 0.9531, "right_edge": 0.98}, {"bin": "0.98", "interval": "0.98-0.99", "all reads": 0.004885, "linked reads": 0.0006571, "all reads (cumsum)": 0.6253, "linked reads (cumsum)": 0.9647, "range_label": "0.98-0.99", "all reads (inferred)": 0.4996, "linked reads (inferred)": 0.9535, "right_edge": 0.99}, {"bin": "0.99", "interval": "0.99-1.0", "all reads": 0.3747, "linked reads": 0.03532, "all reads (cumsum)": 1.0, "linked reads (cumsum)": 1.0, "range_label": "0.99-1.0", "all reads (inferred)": 1.0, "linked reads (inferred)": 1.0, "right_edge": 1.0}]}}
